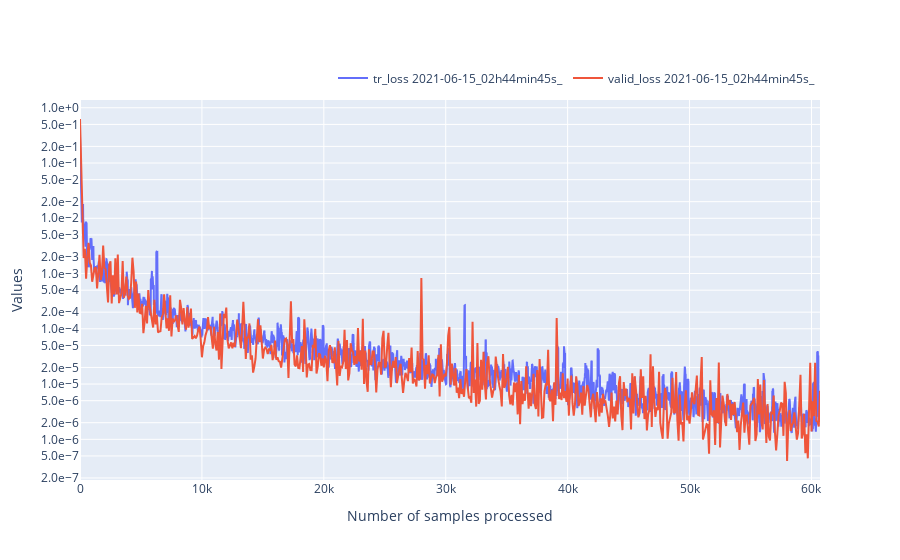

Notebook cell for this chart:
### Code cell
from IPython.display import display
from ipywidgets import Checkbox, VBox, IntSlider, HBox, IntText, FloatText
import plotly.graph_objects as go
import pandas as pd
import main.src.analysis.tools as tls

def loss_access(x,mode):
    return x["training"][f"{mode}_loss"]
def metrics_access(x,name,mode):
    return x["metrics"]["attr_list_metrics"][name][f"{mode}_values"]

dico_loss = {"tr_loss":lambda x:loss_access(x,mode="tr"),"valid_loss":lambda x:loss_access(x,mode="valid")}

dico_accuracy = {"tr_accuracy_classification-0.1":lambda x:metrics_access(x,"accuracy_classification-0.1","tr"),
                 "valid_accuracy_classification-0.1":lambda x:metrics_access(x,"accuracy_classification-0.1","valid"),
                 "tr_accuracy_classification-0.25":lambda x:metrics_access(x,"accuracy_classification-0.25","tr"),
                 "valid_accuracy_classification-0.25":lambda x:metrics_access(x,"accuracy_classification-0.25","valid"),
                 }
dico_mae = {"tr_mae":lambda x:metrics_access(x,"mae","tr"),
            "valid_mae":lambda x:metrics_access(x,"mae","valid")
            }
list_access_functions = {**dico_loss,
                         **dico_accuracy,
                         **dico_mae
                         }
list_values_names_availables = []
for name,f in list_access_functions.items():
    try:
        for dico in global_dict.values():
            f(dico)
        list_values_names_availables.append(name)
    except Exception():
        pass
filters = None
log_scale = None
box = None
from IPython.display import display,clear_output
def actualize(v):
    import numpy as np
    global box
    clear_output()
    list_values_names_availables_filtered = []
    if filters is not None:
        for metric,widg in filters.items():
            if widg.value is True:
                list_values_names_availables_filtered.append(metric)
    list_values_names_availables = list_values_names_availables_filtered
    liste_values = []
    min_val,max_val = 1000000,-1000000
    max_length = 0
    for metric_name in list_values_names_availables:
        for f in global_dict.keys():
            batch_size = global_dict[f]["data"]["batch_size"] * global_dict[f]["data"]["eval_step"] if "valid" in metric_name else global_dict[f]["data"]["batch_size"]
            window = int(window_mean.value/batch_size)
            v = tls.moving_mean(list_access_functions[metric_name](global_dict[f]),window=window)
            x = np.arange(0,len(v)) * batch_size

            max_length = max(np.max(x),max_length)
            min_val = min(min_val,np.min(v[5:]))
            max_val = max(max_val,np.max(v[5:]))
            x = pd.Series(x)
            v = pd.Series(v)
            graph = go.Scatter(x=x,y=v,mode='lines',name=f"{metric_name} {f}",hovertemplate='Sample n°: %{x}'+f'<br>{metric_name}:'+' %{y}')
            liste_values.append(graph)
    # print(min_val,max_val)



    fig = go.Figure(
        data=liste_values,
        layout=go.Layout(
            title=go.layout.Title(text=""),
            xaxis_title="Number of samples processed",
            yaxis_title=f"Values",
            legend=dict(
                orientation="h",
                yanchor="bottom",
                y=1.02,
                xanchor="right",
                x=1
            ),
            yaxis={'tickformat':'.1e',

                   },


        )
    )
    if log_scale is not None and log_scale.value is True:
        fig.update_yaxes(type="log")
    fig.show()
    if box is not None:
        display(box)
    return min_val,max_val

window_mean = IntText(
    value=100,
    description='Mean window:',
    disabled=False
)
mini,maxi = actualize(None)
clear_output()
log_scale = Checkbox(False,description="y_log")
filters = {name:Checkbox(False,description=name) for name in list_values_names_availables}
list_widgets = [*filters.values(),log_scale,window_mean]
box1 = VBox(list(filters.values()))
box = HBox([box1,VBox([log_scale,window_mean])])







for w in list_widgets:
    w.observe(actualize)
box

### Figure 1 — Plotly figure (JSON) as saved in the notebook; plotly's stock layout.template omitted (floating-point values rounded to 4 significant figures; data arrays with more than 128 entries replaced by an {"elided": "..."} marker saying what was removed)
{"data": [{"hovertemplate": "Sample n°: %{x}<br>tr_loss: %{y}", "mode": "lines", "name": "tr_loss 2021-06-15_02h44min45s_", "type": "scatter", "x": {"elided": "6071 int values"}, "y": {"elided": "6071 float values"}}, {"hovertemplate": "Sample n°: %{x}<br>valid_loss: %{y}", "mode": "lines", "name": "valid_loss 2021-06-15_02h44min45s_", "type": "scatter", "x": {"elided": "608 int values"}, "y": {"elided": "608 float values"}}], "layout": {"legend": {"orientation": "h", "x": 1, "xanchor": "right", "y": 1.02, "yanchor": "bottom"}, "title": {"text": ""}, "xaxis": {"title": {"text": "Number of samples processed"}}, "yaxis": {"tickformat": ".1e", "title": {"text": "Values"}, "type": "log"}}}
